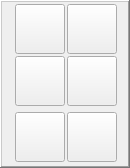
     <widget class="QFrame" name="frame_lenght">
      <property name="geometry">
       <rect>
        <x>344</x>
        <y>130</y>
        <width>130</width>
        <height>168</height>
       </rect>
      </property>
      <property name="frameShape">
       <enum>QFrame::WinPanel</enum>
      </property>
      <property name="frameShadow">
       <enum>QFrame::Raised</enum>
      </property>
      <widget class="PushButton" name="pbtn_measure_diam">
       <property name="geometry">
        <rect>
         <x>67</x>
         <y>112</y>
         <width>50</width>
         <height>50</height>
        </rect>
       </property>
       <property name="text">
        <string/>
       </property>
       <property name="icon">
        <iconset>
         <normaloff>../x1Probing/x1Probe_icons/tool_dia.png</normaloff>../x1Probing/x1Probe_icons/tool_dia.png</iconset>
       </property>
       <property name="iconSize">
        <size>
         <width>48</width>
         <height>48</height>
        </size>
       </property>
       <property name="checkable">
        <bool>false</bool>
       </property>
       <property name="checked">
        <bool>false</bool>
       </property>
       <property name="indicator_option" stdset="0">
        <bool>false</bool>
       </property>
      </widget>
      <widget class="PushButton" name="pbtn_down">
       <property name="geometry">
        <rect>
         <x>15</x>
         <y>112</y>
         <width>50</width>
         <height>50</height>
        </rect>
       </property>
       <property name="text">
        <string/>
       </property>
       <property name="icon">
        <iconset>
         <normaloff>../x1Probing/x1Probe_icons/down.png</normaloff>../x1Probing/x1Probe_icons/down.png</iconset>
       </property>
       <property name="iconSize">
        <size>
         <width>48</width>
         <height>48</height>
        </size>
       </property>
       <property name="checkable">
        <bool>false</bool>
       </property>
       <property name="checked">
        <bool>false</bool>
       </property>
       <property name="indicator_option" stdset="0">
        <bool>false</bool>
       </property>
      </widget>
      <widget class="PushButton" name="pbtn_inside_lenght_x">
       <property name="geometry">
        <rect>
         <x>15</x>
         <y>4</y>
         <width>50</width>
         <height>50</height>
        </rect>
       </property>
       <property name="text">
        <string/>
       </property>
       <property name="icon">
        <iconset>
         <normaloff>../x1Probing/x1Probe_icons/inside_xl.png</normaloff>../x1Probing/x1Probe_icons/inside_xl.png</iconset>
       </property>
       <property name="iconSize">
        <size>
         <width>48</width>
         <height>48</height>
        </size>
       </property>
       <property name="checkable">
        <bool>false</bool>
       </property>
       <property name="checked">
        <bool>false</bool>
       </property>
       <property name="indicator_option" stdset="0">
        <bool>false</bool>
       </property>
      </widget>
      <widget class="PushButton" name="pbtn_inside_lenght_y">
       <property name="geometry">
        <rect>
         <x>15</x>
         <y>56</y>
         <width>50</width>
         <height>50</height>
        </rect>
       </property>
       <property name="text">
        <string/>
       </property>
       <property name="icon">
        <iconset>
         <normaloff>../x1Probing/x1Probe_icons/inside_yl.png</normaloff>../x1Probing/x1Probe_icons/inside_yl.png</iconset>
       </property>
       <property name="iconSize">
        <size>
         <width>48</width>
         <height>48</height>
        </size>
       </property>
       <property name="checkable">
        <bool>false</bool>
       </property>
       <property name="checked">
        <bool>false</bool>
       </property>
       <property name="indicator_option" stdset="0">
        <bool>false</bool>
       </property>
      </widget>
      <widget class="PushButton" name="pbtn_outside_lenght_y">
       <property name="geometry">
        <rect>
         <x>67</x>
         <y>56</y>
         <width>50</width>
         <height>50</height>
        </rect>
       </property>
       <property name="text">
        <string/>
       </property>
       <property name="icon">
        <iconset>
         <normaloff>../x1Probing/x1Probe_icons/outside_yl.png</normaloff>../x1Probing/x1Probe_icons/outside_yl.png</iconset>
       </property>
       <property name="iconSize">
        <size>
         <width>48</width>
         <height>48</height>
        </size>
       </property>
       <property name="checkable">
        <bool>false</bool>
       </property>
       <property name="checked">
        <bool>false</bool>
       </property>
       <property name="indicator_option" stdset="0">
        <bool>false</bool>
       </property>
      </widget>
      <widget class="PushButton" name="pbtn_outside_lenght_x">
       <property name="geometry">
        <rect>
         <x>67</x>
         <y>4</y>
         <width>50</width>
         <height>50</height>
        </rect>
       </property>
       <property name="text">
        <string/>
       </property>
       <property name="icon">
        <iconset>
         <normaloff>../x1Probing/x1Probe_icons/outside_xl.png</normaloff>../x1Probing/x1Probe_icons/outside_xl.png</iconset>
       </property>
       <property name="iconSize">
        <size>
         <width>48</width>
         <height>48</height>
        </size>
       </property>
       <property name="checkable">
        <bool>false</bool>
       </property>
       <property name="checked">
        <bool>false</bool>
       </property>
       <property name="indicator_option" stdset="0">
        <bool>false</bool>
       </property>
      </widget>
     </widget>
